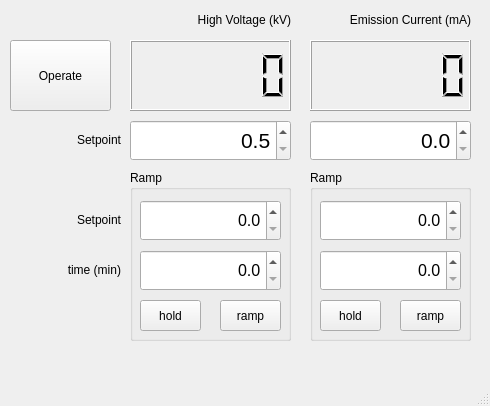
<?xml version="1.0" encoding="UTF-8"?>
<ui version="4.0">
 <class>MainWindow</class>
 <widget class="QMainWindow" name="MainWindow">
  <property name="geometry">
   <rect>
    <x>0</x>
    <y>0</y>
    <width>490</width>
    <height>406</height>
   </rect>
  </property>
  <property name="windowTitle">
   <string>XR40B-EC</string>
  </property>
  <widget class="QWidget" name="centralwidget">
   <widget class="QDoubleSpinBox" name="dbl_Uhv_setpoint">
    <property name="geometry">
     <rect>
      <x>130</x>
      <y>120</y>
      <width>161</width>
      <height>41</height>
     </rect>
    </property>
    <property name="font">
     <font>
      <pointsize>16</pointsize>
     </font>
    </property>
    <property name="alignment">
     <set>Qt::AlignRight|Qt::AlignTrailing|Qt::AlignVCenter</set>
    </property>
    <property name="keyboardTracking">
     <bool>false</bool>
    </property>
    <property name="decimals">
     <number>1</number>
    </property>
    <property name="minimum">
     <double>0.500000000000000</double>
    </property>
    <property name="maximum">
     <double>20.000000000000000</double>
    </property>
    <property name="singleStep">
     <double>0.100000000000000</double>
    </property>
   </widget>
   <widget class="QLabel" name="label_setpoint">
    <property name="geometry">
     <rect>
      <x>50</x>
      <y>130</y>
      <width>71</width>
      <height>19</height>
     </rect>
    </property>
    <property name="text">
     <string>Setpoint</string>
    </property>
    <property name="alignment">
     <set>Qt::AlignRight|Qt::AlignTrailing|Qt::AlignVCenter</set>
    </property>
   </widget>
   <widget class="QLCDNumber" name="lcd_Uhv">
    <property name="geometry">
     <rect>
      <x>130</x>
      <y>40</y>
      <width>161</width>
      <height>71</height>
     </rect>
    </property>
    <property name="digitCount">
     <number>6</number>
    </property>
   </widget>
   <widget class="QLabel" name="label_Uhv">
    <property name="geometry">
     <rect>
      <x>160</x>
      <y>10</y>
      <width>131</width>
      <height>20</height>
     </rect>
    </property>
    <property name="layoutDirection">
     <enum>Qt::RightToLeft</enum>
    </property>
    <property name="text">
     <string>High Voltage (kV)</string>
    </property>
    <property name="alignment">
     <set>Qt::AlignRight|Qt::AlignTrailing|Qt::AlignVCenter</set>
    </property>
   </widget>
   <widget class="QLCDNumber" name="lcd_Ie">
    <property name="geometry">
     <rect>
      <x>310</x>
      <y>40</y>
      <width>161</width>
      <height>71</height>
     </rect>
    </property>
    <property name="digitCount">
     <number>6</number>
    </property>
   </widget>
   <widget class="QLabel" name="label_Ie">
    <property name="geometry">
     <rect>
      <x>300</x>
      <y>10</y>
      <width>171</width>
      <height>20</height>
     </rect>
    </property>
    <property name="layoutDirection">
     <enum>Qt::RightToLeft</enum>
    </property>
    <property name="text">
     <string>Emission Current (mA)</string>
    </property>
    <property name="alignment">
     <set>Qt::AlignRight|Qt::AlignTrailing|Qt::AlignVCenter</set>
    </property>
   </widget>
   <widget class="QDoubleSpinBox" name="dbl_Ie_setpoint">
    <property name="geometry">
     <rect>
      <x>310</x>
      <y>120</y>
      <width>161</width>
      <height>41</height>
     </rect>
    </property>
    <property name="font">
     <font>
      <pointsize>16</pointsize>
     </font>
    </property>
    <property name="alignment">
     <set>Qt::AlignRight|Qt::AlignTrailing|Qt::AlignVCenter</set>
    </property>
    <property name="keyboardTracking">
     <bool>false</bool>
    </property>
    <property name="decimals">
     <number>1</number>
    </property>
    <property name="maximum">
     <double>40.000000000000000</double>
    </property>
    <property name="singleStep">
     <double>0.100000000000000</double>
    </property>
   </widget>
   <widget class="QPushButton" name="btn_operate">
    <property name="geometry">
     <rect>
      <x>10</x>
      <y>40</y>
      <width>101</width>
      <height>71</height>
     </rect>
    </property>
    <property name="text">
     <string>Operate</string>
    </property>
    <property name="checkable">
     <bool>true</bool>
    </property>
   </widget>
   <widget class="QGroupBox" name="groupBox_Uhv">
    <property name="geometry">
     <rect>
      <x>130</x>
      <y>170</y>
      <width>161</width>
      <height>171</height>
     </rect>
    </property>
    <property name="title">
     <string>Ramp</string>
    </property>
    <widget class="QPushButton" name="btn_Uhv_ramp">
     <property name="geometry">
      <rect>
       <x>90</x>
       <y>130</y>
       <width>61</width>
       <height>31</height>
      </rect>
     </property>
     <property name="text">
      <string>ramp</string>
     </property>
     <property name="checkable">
      <bool>true</bool>
     </property>
    </widget>
    <widget class="QPushButton" name="btn_Uhv_hold">
     <property name="geometry">
      <rect>
       <x>10</x>
       <y>130</y>
       <width>61</width>
       <height>31</height>
      </rect>
     </property>
     <property name="text">
      <string>hold</string>
     </property>
     <property name="checkable">
      <bool>true</bool>
     </property>
    </widget>
    <widget class="QDoubleSpinBox" name="dbl_Uhv_ramp_setpoint">
     <property name="geometry">
      <rect>
       <x>10</x>
       <y>30</y>
       <width>141</width>
       <height>41</height>
      </rect>
     </property>
     <property name="font">
      <font>
       <pointsize>12</pointsize>
      </font>
     </property>
     <property name="alignment">
      <set>Qt::AlignRight|Qt::AlignTrailing|Qt::AlignVCenter</set>
     </property>
     <property name="keyboardTracking">
      <bool>false</bool>
     </property>
     <property name="decimals">
      <number>1</number>
     </property>
     <property name="maximum">
      <double>20.000000000000000</double>
     </property>
     <property name="singleStep">
      <double>0.100000000000000</double>
     </property>
    </widget>
    <widget class="QDoubleSpinBox" name="dbl_Uhv_ramp_time">
     <property name="geometry">
      <rect>
       <x>10</x>
       <y>80</y>
       <width>141</width>
       <height>41</height>
      </rect>
     </property>
     <property name="font">
      <font>
       <pointsize>12</pointsize>
      </font>
     </property>
     <property name="alignment">
      <set>Qt::AlignRight|Qt::AlignTrailing|Qt::AlignVCenter</set>
     </property>
     <property name="keyboardTracking">
      <bool>false</bool>
     </property>
     <property name="decimals">
      <number>1</number>
     </property>
     <property name="maximum">
      <double>200.000000000000000</double>
     </property>
    </widget>
   </widget>
   <widget class="QLabel" name="label_setpoint_3">
    <property name="geometry">
     <rect>
      <x>30</x>
      <y>260</y>
      <width>91</width>
      <height>20</height>
     </rect>
    </property>
    <property name="text">
     <string>time (min)</string>
    </property>
    <property name="alignment">
     <set>Qt::AlignRight|Qt::AlignTrailing|Qt::AlignVCenter</set>
    </property>
   </widget>
   <widget class="QLabel" name="label_setpoint_2">
    <property name="geometry">
     <rect>
      <x>60</x>
      <y>210</y>
      <width>61</width>
      <height>20</height>
     </rect>
    </property>
    <property name="text">
     <string>Setpoint</string>
    </property>
    <property name="alignment">
     <set>Qt::AlignRight|Qt::AlignTrailing|Qt::AlignVCenter</set>
    </property>
   </widget>
   <widget class="QGroupBox" name="groupBox_Ie">
    <property name="geometry">
     <rect>
      <x>310</x>
      <y>170</y>
      <width>161</width>
      <height>171</height>
     </rect>
    </property>
    <property name="title">
     <string>Ramp</string>
    </property>
    <widget class="QPushButton" name="btn_Ie_ramp">
     <property name="geometry">
      <rect>
       <x>90</x>
       <y>130</y>
       <width>61</width>
       <height>31</height>
      </rect>
     </property>
     <property name="text">
      <string>ramp</string>
     </property>
     <property name="checkable">
      <bool>true</bool>
     </property>
    </widget>
    <widget class="QPushButton" name="btn_Ie_hold">
     <property name="geometry">
      <rect>
       <x>10</x>
       <y>130</y>
       <width>61</width>
       <height>31</height>
      </rect>
     </property>
     <property name="text">
      <string>hold</string>
     </property>
     <property name="checkable">
      <bool>true</bool>
     </property>
    </widget>
    <widget class="QDoubleSpinBox" name="dbl_Ie_ramp_setpoint">
     <property name="geometry">
      <rect>
       <x>10</x>
       <y>30</y>
       <width>141</width>
       <height>41</height>
      </rect>
     </property>
     <property name="font">
      <font>
       <pointsize>12</pointsize>
      </font>
     </property>
     <property name="alignment">
      <set>Qt::AlignRight|Qt::AlignTrailing|Qt::AlignVCenter</set>
     </property>
     <property name="keyboardTracking">
      <bool>false</bool>
     </property>
     <property name="decimals">
      <number>1</number>
     </property>
     <property name="maximum">
      <double>40.000000000000000</double>
     </property>
     <property name="singleStep">
      <double>0.100000000000000</double>
     </property>
    </widget>
    <widget class="QDoubleSpinBox" name="dbl_Ie_ramp_time">
     <property name="geometry">
      <rect>
       <x>10</x>
       <y>80</y>
       <width>141</width>
       <height>41</height>
      </rect>
     </property>
     <property name="font">
      <font>
       <pointsize>12</pointsize>
      </font>
     </property>
     <property name="alignment">
      <set>Qt::AlignRight|Qt::AlignTrailing|Qt::AlignVCenter</set>
     </property>
     <property name="keyboardTracking">
      <bool>false</bool>
     </property>
     <property name="decimals">
      <number>1</number>
     </property>
     <property name="maximum">
      <double>200.000000000000000</double>
     </property>
    </widget>
   </widget>
  </widget>
  <widget class="QMenuBar" name="menubar">
   <property name="geometry">
    <rect>
     <x>0</x>
     <y>0</y>
     <width>490</width>
     <height>31</height>
    </rect>
   </property>
  </widget>
  <widget class="QStatusBar" name="statusbar"/>
 </widget>
 <resources/>
 <connections/>
</ui>
